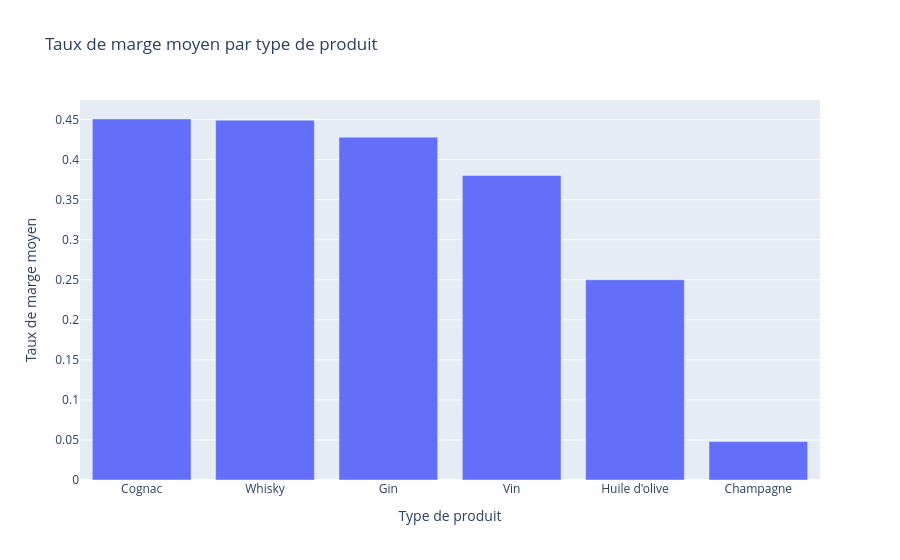

Write notebook code for a chart like this one.
### Code cell
#Création d'un dataframe avec le taux de marge moyen par type de produit
df_marge_par_type = df_merge.groupby('product_type')['taux_marge'].mean().reset_index()
df_marge_par_type = df_marge_par_type.sort_values(by='taux_marge', ascending=False)
#Affichage dans un graphique du taux de marge par type de produit
fig = px.bar(
    df_marge_par_type,
    x='product_type',
    y='taux_marge',
    title="Taux de marge moyen par type de produit",
    labels={"product_type": "Type de produit", "taux_marge": "Taux de marge moyen"}
)

fig.show()

### Figure 1 — Plotly figure (JSON) as saved in the notebook; plotly's stock layout.template omitted (floating-point values rounded to 4 significant figures)
{"data": [{"hovertemplate": "Type de produit=%{x}<br>Taux de marge moyen=%{y}<extra></extra>", "legendgroup": "", "marker": {"color": "#636efa", "pattern": {"shape": ""}}, "name": "", "orientation": "v", "showlegend": false, "textposition": "auto", "type": "bar", "x": ["Cognac", "Whisky", "Gin", "Vin", "Huile d'olive", "Champagne"], "xaxis": "x", "y": [0.4507, 0.4492, 0.428, 0.3801, 0.25, 0.04793], "yaxis": "y"}], "layout": {"barmode": "relative", "legend": {"tracegroupgap": 0}, "title": {"text": "Taux de marge moyen par type de produit"}, "xaxis": {"anchor": "y", "domain": [0, 1], "title": {"text": "Type de produit"}}, "yaxis": {"anchor": "x", "domain": [0, 1], "title": {"text": "Taux de marge moyen"}}}}
